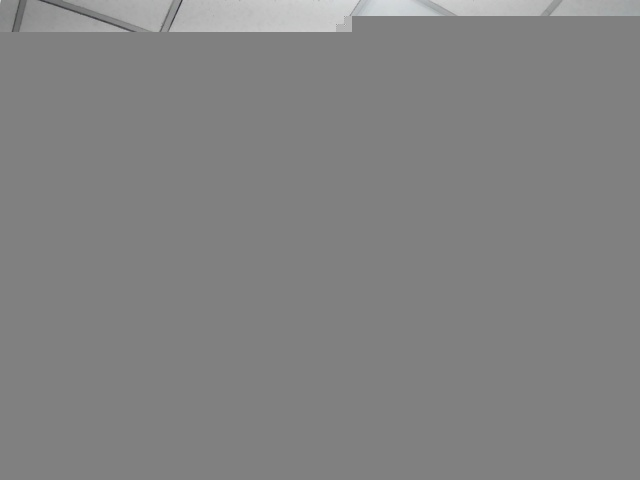
#> input picture photo.jpg, 640 x 480 px
$ python imageprocess.py   (older library calls are emulated)
#> lines starting #> are read from the running program, lines starting #| are printed output that depends on the picture
import cv2

src = cv2.imread("photo.jpg")
#> src is the input picture: shape (480, 640, 3); mean B, G, R 130.4, 130.4, 130.4
dstx = cv2.Sobel(src,cv2.CV_32F,1,0)
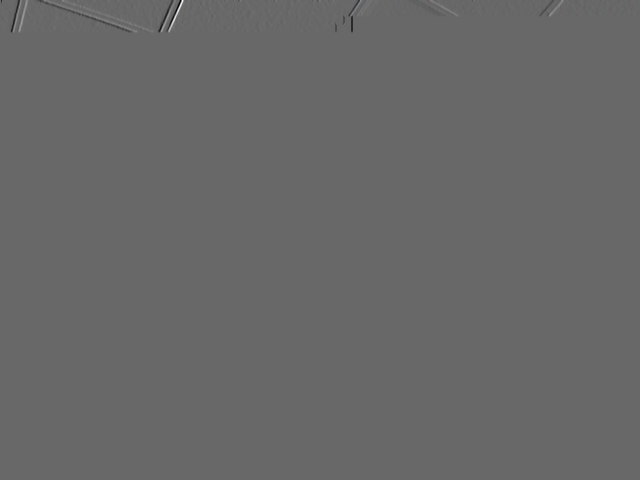
#> dstx: shape (480, 640, 3) float32; mean B, G, R 0, 0, 0; drawn with min black and max white
dsty = cv2.Sobel(src,cv2.CV_32F,0,1)
dstx = cv2.convertScaleAbs(dstx)
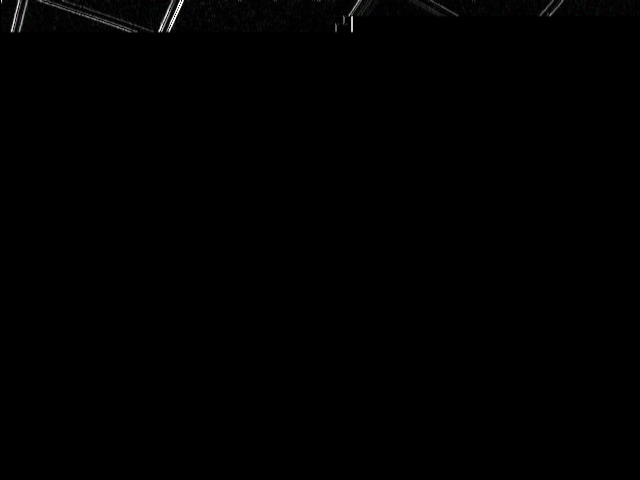
#> dstx: shape (480, 640, 3); mean B, G, R 0.7, 0.7, 0.7
dsty = cv2.convertScaleAbs(dsty)
dst = cv2.addWeighted(dstx,0.5,dsty,0.5,0)
cv2.imshow("Src",src)
cv2.imshow("Dstx",dstx)
cv2.imshow("Dsty",dsty)
cv2.imshow("Dst",dst)
cv2.imwrite("result.jpg",dst)

cv2.waitKey(0)
cv2.destroyAllWindows()
